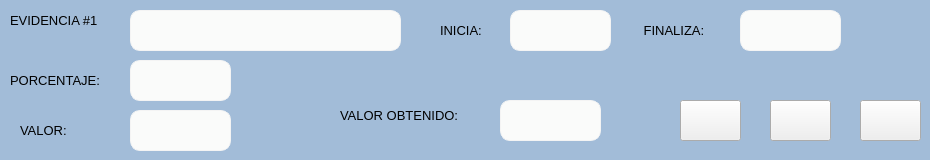
        <widget class="QFrame" name="frame_14">
         <property name="styleSheet">
          <string notr="true">QFrame {
                background-color: rgb(162, 188, 216);
                border: none;
                border-radius: 10px;
            }
QFrame:hover {
                background-color: qlineargradient(x1:0, y1:0, x2:1, y2:0, stop:0 rgb(162, 188, 216), stop:1 rgb(102,   147, 188));
            }
</string>
         </property>
         <property name="frameShape">
          <enum>QFrame::StyledPanel</enum>
         </property>
         <property name="frameShadow">
          <enum>QFrame::Raised</enum>
         </property>
         <widget class="QPushButton" name="pushButton_31">
          <property name="geometry">
           <rect>
            <x>680</x>
            <y>100</y>
            <width>61</width>
            <height>41</height>
           </rect>
          </property>
          <property name="text">
           <string/>
          </property>
          <property name="icon">
           <iconset>
            <normaloff>D:/Users/MAL19/Downloads/archivo.png</normaloff>D:/Users/MAL19/Downloads/archivo.png</iconset>
          </property>
          <property name="iconSize">
           <size>
            <width>35</width>
            <height>35</height>
           </size>
          </property>
         </widget>
         <widget class="QPushButton" name="pushButton_32">
          <property name="geometry">
           <rect>
            <x>860</x>
            <y>100</y>
            <width>61</width>
            <height>41</height>
           </rect>
          </property>
          <property name="text">
           <string/>
          </property>
          <property name="icon">
           <iconset>
            <normaloff>D:/Users/MAL19/Downloads/lista-de-verificacion.png</normaloff>D:/Users/MAL19/Downloads/lista-de-verificacion.png</iconset>
          </property>
          <property name="iconSize">
           <size>
            <width>35</width>
            <height>35</height>
           </size>
          </property>
         </widget>
         <widget class="QPushButton" name="pushButton_33">
          <property name="geometry">
           <rect>
            <x>770</x>
            <y>100</y>
            <width>61</width>
            <height>41</height>
           </rect>
          </property>
          <property name="text">
           <string/>
          </property>
          <property name="icon">
           <iconset>
            <normaloff>D:/Users/MAL19/Downloads/subir.png</normaloff>D:/Users/MAL19/Downloads/subir.png</iconset>
          </property>
          <property name="iconSize">
           <size>
            <width>35</width>
            <height>35</height>
           </size>
          </property>
         </widget>
         <widget class="QLabel" name="label">
          <property name="geometry">
           <rect>
            <x>10</x>
            <y>0</y>
            <width>121</width>
            <height>41</height>
           </rect>
          </property>
          <property name="font">
           <font>
            <family>Segoe UI</family>
            <pointsize>10</pointsize>
            <weight>50</weight>
            <bold>false</bold>
           </font>
          </property>
          <property name="styleSheet">
           <string notr="true">QLabel{
background-color:transparent;
border:none;
}</string>
          </property>
          <property name="text">
           <string>EVIDENCIA #1</string>
          </property>
         </widget>
         <widget class="QLineEdit" name="materia_2">
          <property name="geometry">
           <rect>
            <x>130</x>
            <y>10</y>
            <width>271</width>
            <height>41</height>
           </rect>
          </property>
          <property name="font">
           <font>
            <family>Segoe UI</family>
            <pointsize>12</pointsize>
           </font>
          </property>
          <property name="styleSheet">
           <string notr="true">QLineEdit{
background-color:#fafbfa;
border-radius:10px;
border:1px solid #f4f4f4;
text-aling:center;
}
</string>
          </property>
          <property name="readOnly">
           <bool>true</bool>
          </property>
         </widget>
         <widget class="QLabel" name="label_4">
          <property name="geometry">
           <rect>
            <x>10</x>
            <y>60</y>
            <width>121</width>
            <height>41</height>
           </rect>
          </property>
          <property name="font">
           <font>
            <family>Segoe UI</family>
            <pointsize>10</pointsize>
            <weight>50</weight>
            <bold>false</bold>
           </font>
          </property>
          <property name="styleSheet">
           <string notr="true">QLabel{
background-color:transparent;
border:none;
}</string>
          </property>
          <property name="text">
           <string>PORCENTAJE:</string>
          </property>
         </widget>
         <widget class="QLineEdit" name="materia_5">
          <property name="geometry">
           <rect>
            <x>130</x>
            <y>60</y>
            <width>101</width>
            <height>41</height>
           </rect>
          </property>
          <property name="font">
           <font>
            <family>Segoe UI</family>
            <pointsize>12</pointsize>
           </font>
          </property>
          <property name="styleSheet">
           <string notr="true">QLineEdit{
background-color:#fafbfa;
border-radius:10px;
border:1px solid #f4f4f4;
text-aling:center;
}
</string>
          </property>
          <property name="readOnly">
           <bool>true</bool>
          </property>
         </widget>
         <widget class="QLineEdit" name="materia_6">
          <property name="geometry">
           <rect>
            <x>510</x>
            <y>10</y>
            <width>101</width>
            <height>41</height>
           </rect>
          </property>
          <property name="font">
           <font>
            <family>Segoe UI</family>
            <pointsize>12</pointsize>
           </font>
          </property>
          <property name="styleSheet">
           <string notr="true">QLineEdit{
background-color:#fafbfa;
border-radius:10px;
border:1px solid #f4f4f4;
text-aling:center;
}
</string>
          </property>
          <property name="readOnly">
           <bool>true</bool>
          </property>
         </widget>
         <widget class="QLabel" name="label_5">
          <property name="geometry">
           <rect>
            <x>440</x>
            <y>10</y>
            <width>71</width>
            <height>41</height>
           </rect>
          </property>
          <property name="font">
           <font>
            <family>Segoe UI</family>
            <pointsize>10</pointsize>
            <weight>50</weight>
            <bold>false</bold>
           </font>
          </property>
          <property name="styleSheet">
           <string notr="true">QLabel{
background-color:transparent;
border:none;
}</string>
          </property>
          <property name="text">
           <string>INICIA:</string>
          </property>
         </widget>
         <widget class="QLineEdit" name="materia_7">
          <property name="geometry">
           <rect>
            <x>740</x>
            <y>10</y>
            <width>101</width>
            <height>41</height>
           </rect>
          </property>
          <property name="font">
           <font>
            <family>Segoe UI</family>
            <pointsize>12</pointsize>
           </font>
          </property>
          <property name="styleSheet">
           <string notr="true">QLineEdit{
background-color:#fafbfa;
border-radius:10px;
border:1px solid #f4f4f4;
text-aling:center;
}
</string>
          </property>
          <property name="text">
           <string/>
          </property>
          <property name="readOnly">
           <bool>true</bool>
          </property>
         </widget>
         <widget class="QLabel" name="label_6">
          <property name="geometry">
           <rect>
            <x>640</x>
            <y>10</y>
            <width>91</width>
            <height>41</height>
           </rect>
          </property>
          <property name="font">
           <font>
            <family>Segoe UI</family>
            <pointsize>10</pointsize>
            <weight>50</weight>
            <bold>false</bold>
           </font>
          </property>
          <property name="styleSheet">
           <string notr="true">QLabel{
background-color:transparent;
border:none;
}</string>
          </property>
          <property name="text">
           <string> FINALIZA:</string>
          </property>
         </widget>
         <widget class="QLineEdit" name="materia_8">
          <property name="geometry">
           <rect>
            <x>130</x>
            <y>110</y>
            <width>101</width>
            <height>41</height>
           </rect>
          </property>
          <property name="font">
           <font>
            <family>Segoe UI</family>
            <pointsize>12</pointsize>
           </font>
          </property>
          <property name="styleSheet">
           <string notr="true">QLineEdit{
background-color:#fafbfa;
border-radius:10px;
border:1px solid #f4f4f4;
text-aling:center;
}
</string>
          </property>
          <property name="text">
           <string/>
          </property>
          <property name="readOnly">
           <bool>true</bool>
          </property>
         </widget>
         <widget class="QLabel" name="label_8">
          <property name="geometry">
           <rect>
            <x>20</x>
            <y>110</y>
            <width>61</width>
            <height>41</height>
           </rect>
          </property>
          <property name="font">
           <font>
            <family>Segoe UI</family>
            <pointsize>10</pointsize>
            <weight>50</weight>
            <bold>false</bold>
           </font>
          </property>
          <property name="styleSheet">
           <string notr="true">QLabel{
background-color:transparent;
border:none;
}</string>
          </property>
          <property name="text">
           <string>VALOR:</string>
          </property>
         </widget>
         <widget class="QLineEdit" name="materia_9">
          <property name="geometry">
           <rect>
            <x>500</x>
            <y>100</y>
            <width>101</width>
            <height>41</height>
           </rect>
          </property>
          <property name="font">
           <font>
            <family>Segoe UI</family>
            <pointsize>12</pointsize>
           </font>
          </property>
          <property name="styleSheet">
           <string notr="true">QLineEdit{
background-color:#fafbfa;
border-radius:10px;
border:1px solid #f4f4f4;
text-aling:center;
}
</string>
          </property>
          <property name="text">
           <string/>
          </property>
          <property name="readOnly">
           <bool>true</bool>
          </property>
         </widget>
         <widget class="QLabel" name="label_9">
          <property name="geometry">
           <rect>
            <x>340</x>
            <y>100</y>
            <width>161</width>
            <height>31</height>
           </rect>
          </property>
          <property name="font">
           <font>
            <family>Segoe UI</family>
            <pointsize>10</pointsize>
            <weight>50</weight>
            <bold>false</bold>
           </font>
          </property>
          <property name="styleSheet">
           <string notr="true">QLabel{
background-color:transparent;
border:none;
}</string>
          </property>
          <property name="text">
           <string>VALOR OBTENIDO:</string>
          </property>
         </widget>
        </widget>
